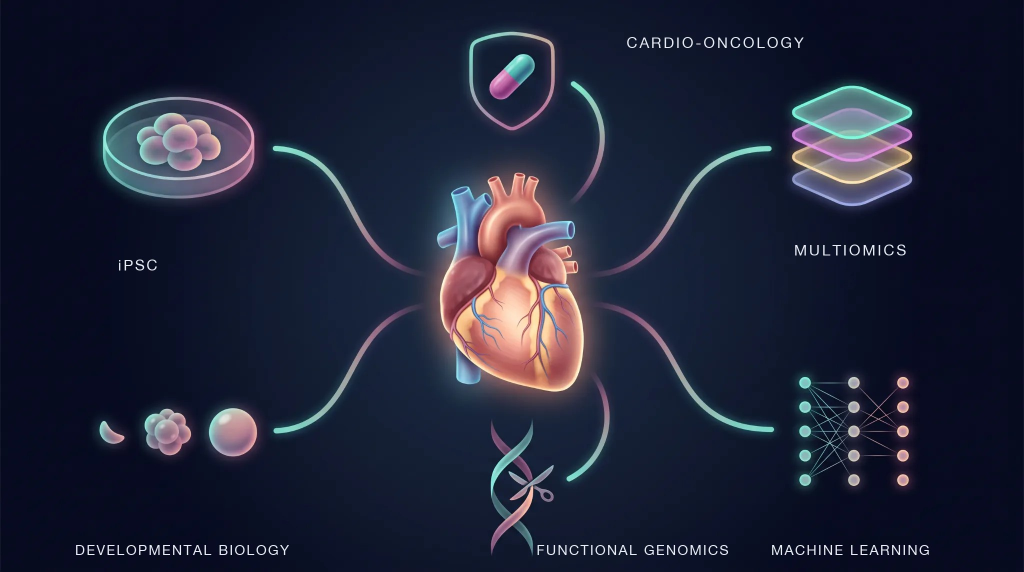
#> input picture assets/img/research-themes.jpg, 2048 x 1143 px, given in place of Shen Lab Logo_Small.tiff, which was not available (shown at 1/2 size)
$ python optimize_assets.py
#> lines starting #> are read from the running program, lines starting #| are printed output that depends on the picture; pictures that were not available may be replaced by others from this repository, and a replacement may not be noted
#!/usr/bin/env python3
"""Convert Shen Lab source materials into web-sized images and videos."""

from __future__ import annotations

import subprocess
from pathlib import Path

import numpy as np
from PIL import Image, ImageOps

SRC = Path("/Volumes/CrucialX10A/Apps/Website/Shen_Lab/Shen Lab WashU_lab_website_materials")
IMG = Path("/Volumes/CrucialX10A/Apps/Website/Shen_Lab/assets/img")
VID = Path("/Volumes/CrucialX10A/Apps/Website/Shen_Lab/assets/video")
IMG.mkdir(parents=True, exist_ok=True)
VID.mkdir(parents=True, exist_ok=True)


def white_to_alpha(im: Image.Image, floor: float = 0.035) -> Image.Image:
    """Treat white paper as transparent and recover anti-aliased ink color."""
    arr = np.asarray(im.convert("RGBA"), dtype=np.float32)
    rgb = arr[..., :3]
    alpha = ((255.0 - rgb) / 255.0).max(axis=2)
    alpha = np.where(alpha < floor, 0.0, np.clip(alpha, 0.0, 1.0))
    fg = (rgb - 255.0) / np.maximum(alpha[..., None], 1e-6) + 255.0
    out = np.empty_like(arr)
    out[..., :3] = np.clip(fg, 0, 255)
    out[..., 3] = alpha * 255.0
    return Image.fromarray(out.astype(np.uint8), "RGBA")


# [20 lines left out: functions trim_whitespace, save_jpeg, not called in this run]


def save_png(im: Image.Image, dest: Path, max_w: int = 1200) -> None:
    if im.mode not in ("RGB", "RGBA"):
        im = im.convert("RGBA")
    if im.width > max_w:
        ratio = max_w / im.width
        im = im.resize((max_w, int(im.height * ratio)), Image.Resampling.LANCZOS)
    im.save(dest, "PNG", optimize=True)


def convert_image(name: str, dest_name: str, kind: str = "photo", max_w: int = 1800) -> None:
    src = SRC / name
    dest = IMG / dest_name
    im = Image.open(src)
    if kind == "logo":
        im = white_to_alpha(im)
        alpha = im.getchannel("A")
        bbox = alpha.point(lambda p: 255 if p > 10 else 0).getbbox()
        if bbox:
            pad = 16
            im = im.crop((
                max(0, bbox[0] - pad),
                max(0, bbox[1] - pad),
                min(im.width, bbox[2] + pad),
                min(im.height, bbox[3] + pad),
            ))
        save_png(im, dest, max_w=max_w)
    elif kind == "logo-banner":
        im = trim_whitespace(im, threshold=8)
        save_png(im.convert("RGBA"), dest, max_w=max_w)
    else:
        save_jpeg(im, dest, max_w=max_w, quality=82)
    print(f"img {dest.name:40s} {dest.stat().st_size / 1024:8.1f} KB")


def ffmpeg(cmd: list[str]) -> None:
    subprocess.run(cmd, check=True, stdout=subprocess.DEVNULL, stderr=subprocess.PIPE)


# [44 lines left out: functions encode_video, still_from_video, not called in this run]


def main() -> None:
    convert_image("Shen Lab Logo_Small.tiff", "logo.png", kind="logo", max_w=900)
#> in convert_image, im is the input picture: PIL image 2048x1143 RGB; mean R, G, B 31.8, 36, 55.3
#> in white_to_alpha, `alpha = ((255.0 - rgb) / 255.0).max(axis=2)`:
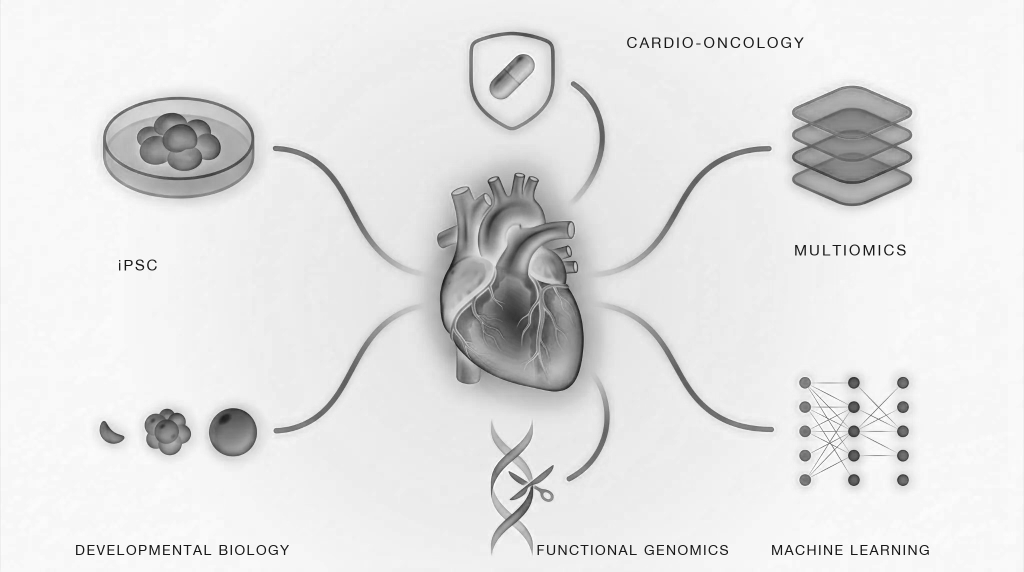
#> alpha: shape (1143, 2048) float32 (shown at 1/2 size); min 0.0353, max 1, mean 0.891
#> in white_to_alpha, `fg = (rgb - 255.0) / np.maximum(alpha[..., None], 1e-6) + 255.0`:
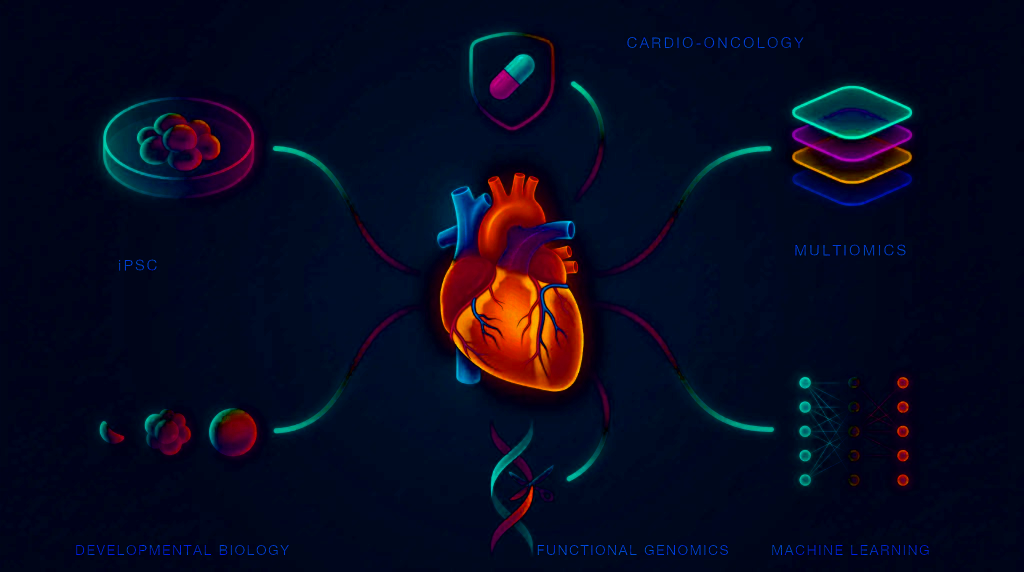
#> fg: shape (1143, 2048, 3) float32 (shown at 1/2 size); mean R, G, B 8.2, 11.1, 32.2
#> in convert_image, `bbox = alpha.point(lambda p: 255 if p > 10 else 0).getbbox()`: bbox = (0, 0, 2048, 1143)
#> in save_png, `im = im.resize((max_w, int(im.height * ratio)), Image.Resampling.LANCZ..`:
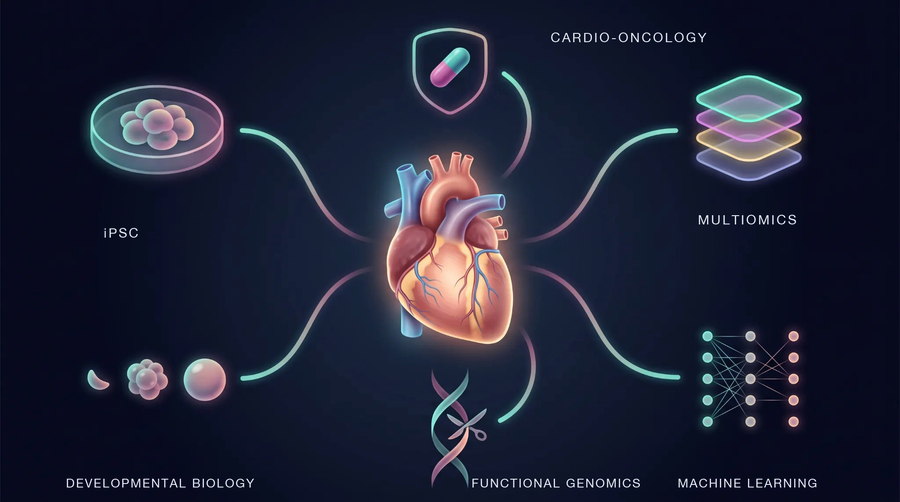
#> im: PIL image 900x502 RGBA; mean R, G, B, A 8.1, 10.5, 30.9, 227.3; transparent parts drawn white
    # WashU Medicine lockup: use official SVG from medicine.washu.edu, not the folder raster.
    convert_image("Center For Cardiovascular Research.png", "cvr-center.png", kind="logo", max_w=560)
    convert_image("Headshot_Mengcheng Shen.png", "headshot.jpg", max_w=900)
    convert_image("Lab research focus.png", "research-overview.jpg", max_w=2000)
    convert_image("Cardio-oncology.jpg", "cardio-oncology.jpg", max_w=1400)
    convert_image(
        "CRISPR screen pipeline in precison cardio-oncology medicine.png",
        "crispr-pipeline.jpg",
        max_w=2000,
    )
    convert_image(
        "High-efficiency iPSC-endothelial cell differentiation.png",
        "endothelial-protocol.jpg",
        max_w=2000,
    )
    convert_image("iPSC-cardiomyocytes_Cardiac troponin T_red.png", "cm-ctnt.jpg", max_w=1600)
    convert_image("iPSC-epicardial cells_ZO-1_red, WT1_Cyan.png", "epicardial.jpg", max_w=1400)
    convert_image("iPSC-cardiac pericytes,αSMA_green, PDGFRβ_red.png", "pericytes.jpg", max_w=1400)
    convert_image("iPSC-cardiac fibroblasts, TE-7_red.png", "fibroblasts.jpg", max_w=1400)
    convert_image("iPSC-cardiac smooth muscle cells, MYH11_red.jpg", "smc-myh11.jpg", max_w=1400)
    convert_image("iPSC-vessel organoids.png", "vessel-organoid.jpg", max_w=1400)

    # The specimen clips on the Models page autoplay on a loop, so they are cut
    # to a few representative seconds and capped at 960px. Left at full length
    # (17s and 30s) these two alone were 7.5 MB of the page.
    encode_video("iPSC-cardiomyocytes, beating1.mov", "cm-beating.mp4",
                 start=2.0, duration=6.0, max_w=960)
    # Filmed off a monitor, so the raw frame includes the imaging-software
    # toolbar, the Windows taskbar, the monitor bezel and the desk below it.
    # Crop to the fluorescence field only; this also takes the clip from 0.56 to
    # 0.77 aspect, which cuts the dark mat beside it on the Models page.
    encode_video("iPSC-cardiomyocytes, beating_MYL7 in green.mov", "cm-myl7.mp4",
                 crop="696:900:12:112")
    encode_video("iPSC-engineered heart tissues_brightfield.mp4", "eht-brightfield.mp4")
    encode_video("iPSC-engineered heart tissues_MYL7_eGFP.mp4", "eht-myl7.mp4")
    encode_video("iPSC-cardiac orgaoids.mov", "cardiac-organoids.mp4")
    encode_video("iPSC-vascularized cardiac organoids.mp4", "vascularized-organoids.mp4",
                 start=6.0, duration=7.0, max_w=960)
    encode_video(
        "iPSC-vessel organoids,CD31 (endothelial cells, magenta), PDGFR-β (mural cells, yellow) and Collagen IV (basement membrane, cyan).mp4",
        "vessel-organoids.mp4",
    )
    encode_video("Lab space.MOV", "lab-space.mp4", start=2.0, duration=7.0)
    encode_video("Tissue culture room.MOV", "tissue-culture.mp4", start=2.0, duration=7.0)

    still_from_video("Lab space.MOV", "lab-space.jpg", at=3.5)
    still_from_video("Tissue culture room.MOV", "tissue-culture.jpg", at=3.5)
    still_from_video("iPSC-cardiomyocytes, beating1.mov", "cm-beating-poster.jpg", at=1.0)
    still_from_video("iPSC-cardiac orgaoids.mov", "cardiac-organoid-poster.jpg", at=1.5)

    total = sum(p.stat().st_size for p in list(IMG.glob("*")) + list(VID.glob("*")))
    print(f"TOTAL {total / 1024 / 1024:.1f} MB")


if __name__ == "__main__":
#> (the run stopped early here; a loop or call above may not have finished)

$ run again, on assets/img/cm-ctnt.jpg
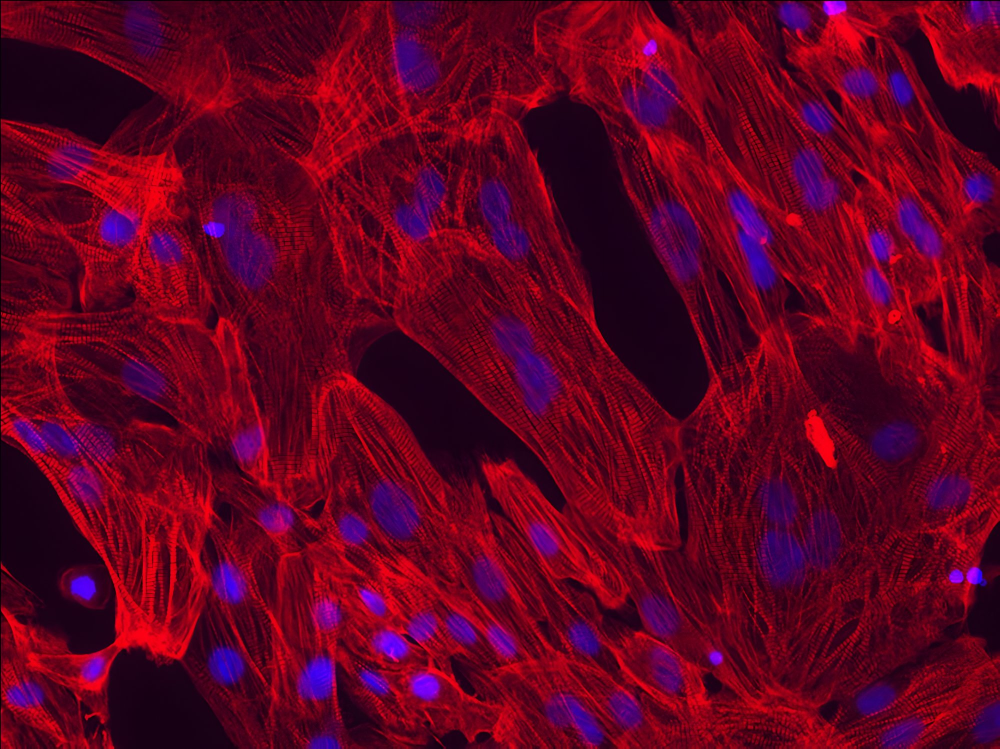
#> input picture assets/img/cm-ctnt.jpg, 2000 x 1497 px, given in place of Shen Lab Logo_Small.tiff, which was not available (shown at 1/2 size)
#> in convert_image, im is the input picture: PIL image 2000x1497 RGB; mean R, G, B 97.5, 1.1, 33
#> bbox = (0, 0, 2000, 1497)
#> in save_png, `im = im.resize((max_w, int(im.height * ratio)), Image.Resampling.LANCZ..`:
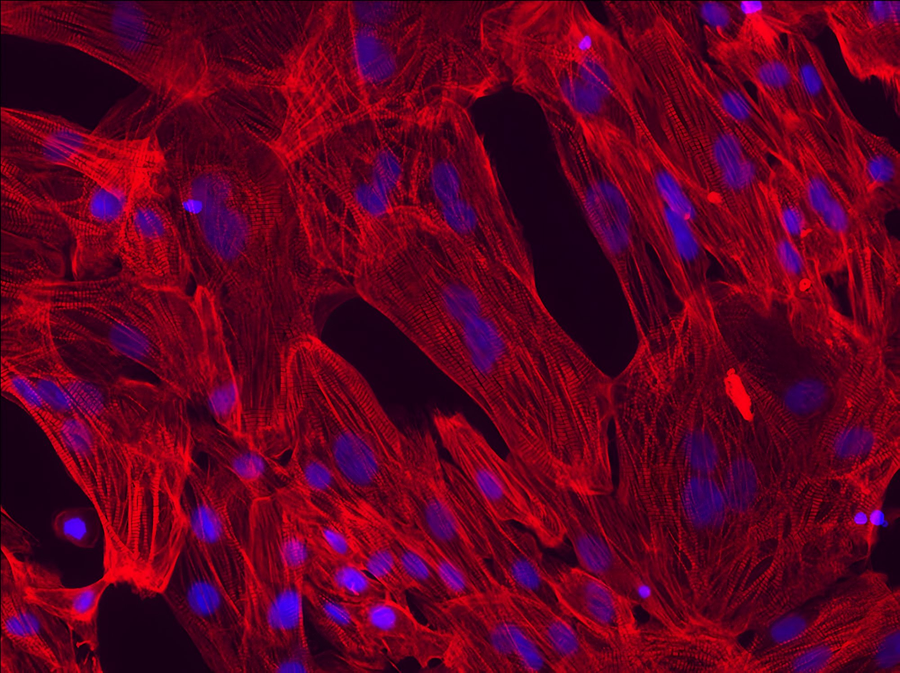
#> im: PIL image 900x673 RGBA; mean R, G, B, A 96.4, 0, 31.8, 253.8; transparent parts drawn white

$ run again, on assets/img/crispr-pipeline.jpg
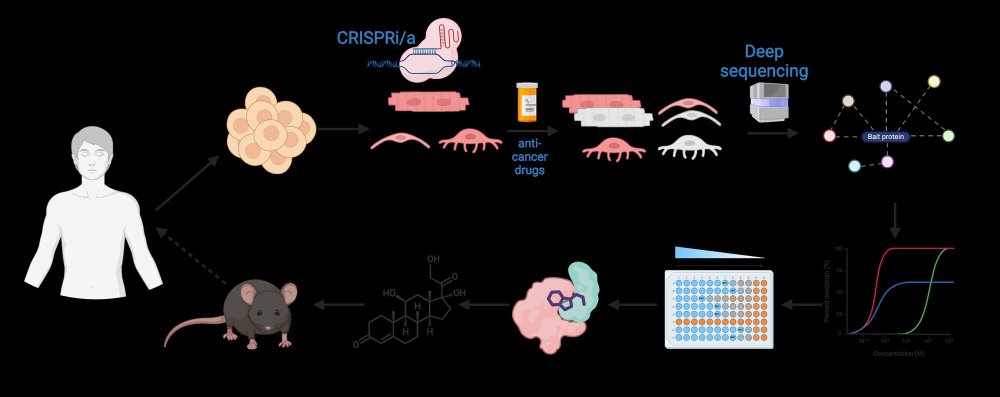
#> input picture assets/img/crispr-pipeline.jpg, 2000 x 793 px, given in place of Shen Lab Logo_Small.tiff, which was not available (shown at 1/2 size)
#> in convert_image, im is the input picture: PIL image 2000x793 RGB; mean R, G, B 26.3, 24.6, 24.6
#> in white_to_alpha, `fg = (rgb - 255.0) / np.maximum(alpha[..., None], 1e-6) + 255.0`:
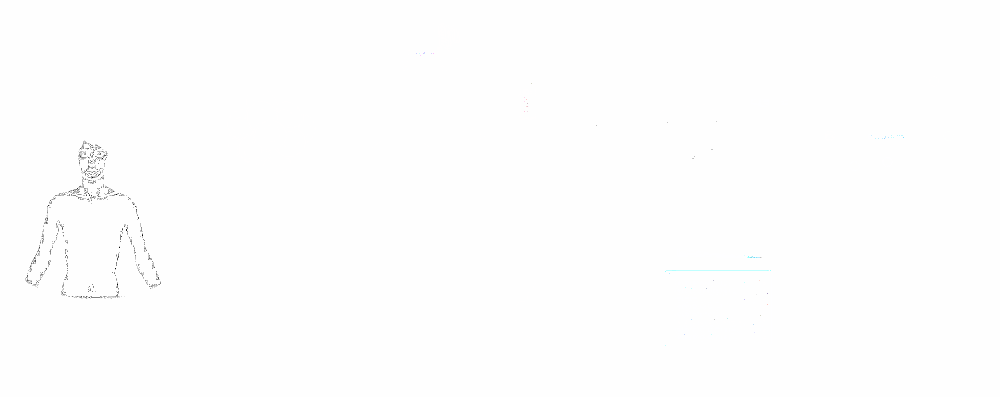
#> fg: shape (793, 2000, 3) float32 (shown at 1/2 size); mean R, G, B -10105, -9412.3, -9327.8; drawn with min black and max white
#> bbox = (0, 0, 2000, 793)
#> in save_png, `im = im.resize((max_w, int(im.height * ratio)), Image.Resampling.LANCZ..`:
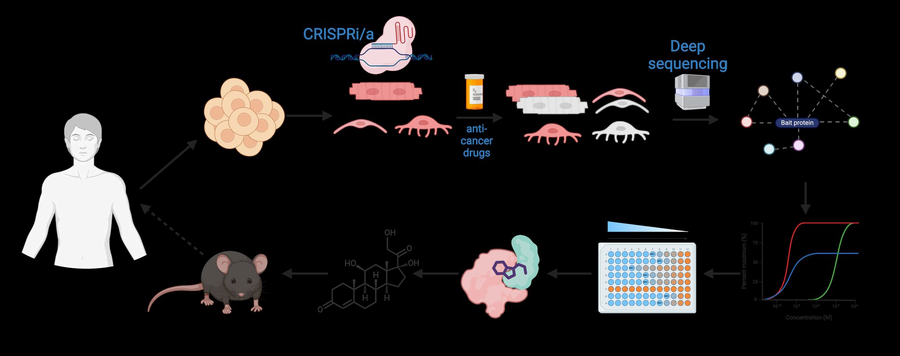
#> im: PIL image 900x356 RGBA; mean R, G, B, A 9.4, 5, 4.9, 232.3; transparent parts drawn white
